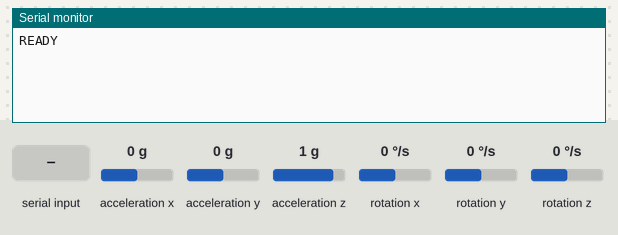
The sketch below on a simulated ESP32. Shown: the last lines printed to the serial monitor. Wiring (inferred from the names in the program): MPU-6050 motion sensor at I2C address 0x68. Inputs (shaded band) come from the test bench; at power-on: acceleration x 0 g, acceleration y 0 g, acceleration z 1 g, rotation x 0 °/s, rotation y 0 °/s, rotation z 0 °/s.

Above: at 1.7 s.
1.8 s: "s" received over Serial
At 2.4 s:
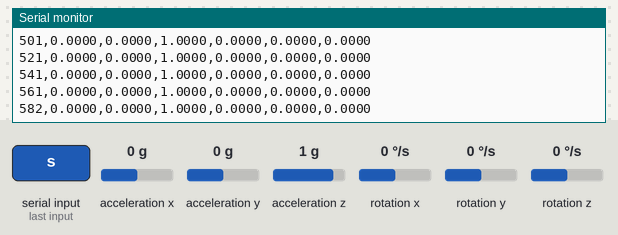
3.3 s: acceleration x set to -1.4 g
At 4.1 s:
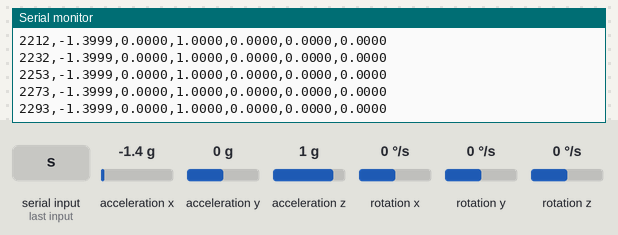
4.8 s: acceleration y set to -1.4 g
At 5.4 s:
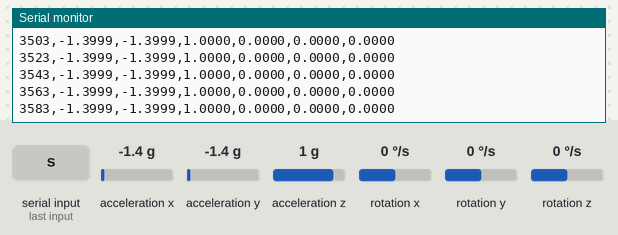
6.3 s: acceleration z set to -1.4 g
At 7.2 s:
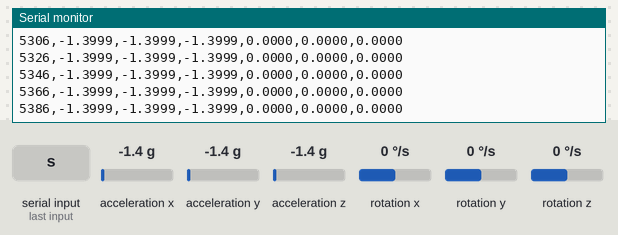
7.8 s: rotation x set to -192 °/s
At 8.6 s:
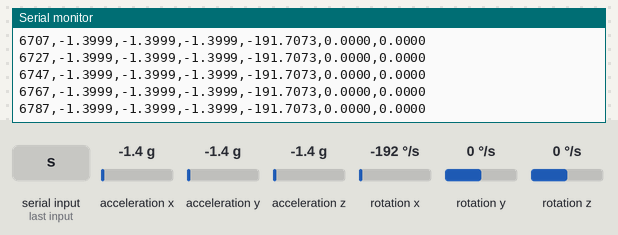
9.3 s: rotation y set to -192 °/s
At 9.9 s:
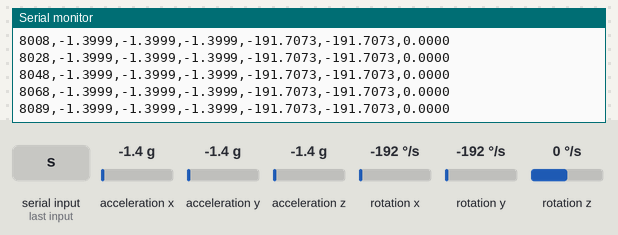
Timing chart, 0 to 11.8 s (numbered marks = the images above; inputs shaded):
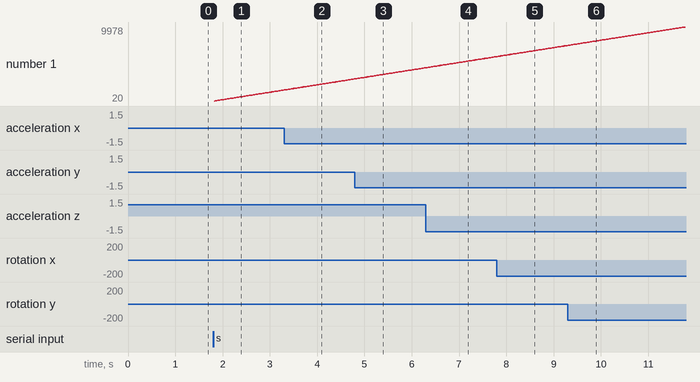

The sketch:

collect_mode.ino
```cpp
// 데이터 수집 전용 펌웨어 (WiFi 없음, Serial로 CSV 스트리밍)
// 호스트(collect_session.py)가 's' 1바이트를 보내면 그 순간을 t=0으로 잡고
// 이후 50Hz(20ms)로 MPU6050 원시값을 CSV 한 줄씩 출력한다.
// 라인 포맷: t_ms,ax,ay,az,gx,gy,gz

#include <Wire.h>

#define MPU_ADDR 0x68
#define SDA_PIN 5
#define SCL_PIN 6
#define SAMPLE_INTERVAL_MS 20  // 50Hz

unsigned long t0 = 0;
unsigned long lastSampleMs = 0;
bool started = false;

void setup() {
  Serial.begin(115200);
  delay(500);

  Wire.begin(SDA_PIN, SCL_PIN);
  Wire.beginTransmission(MPU_ADDR);
  Wire.write(0x6B);
  Wire.write(0);
  Wire.endTransmission();

  // 측정 범위를 시연 펌웨어(postureAlert.ino)와 맞춘다 — 기본값(±2g/±250°/s)은 충격·회전이 잘림
  Wire.beginTransmission(MPU_ADDR);
  Wire.write(0x1C);   // 가속도 범위 설정 레지스터
  Wire.write(0x18);   // ±16g
  Wire.endTransmission();
  Wire.beginTransmission(MPU_ADDR);
  Wire.write(0x1B);   // 자이로 범위 설정 레지스터
  Wire.write(0x18);   // ±2000°/s
  Wire.endTransmission();

  Serial.println("READY");
}

void readMpu(float &ax, float &ay, float &az, float &gx, float &gy, float &gz) {
  Wire.beginTransmission(MPU_ADDR);
  Wire.write(0x3B);
  Wire.endTransmission(false);
  Wire.requestFrom(MPU_ADDR, 14);

  int16_t ax_raw = Wire.read() << 8 | Wire.read();
  int16_t ay_raw = Wire.read() << 8 | Wire.read();
  int16_t az_raw = Wire.read() << 8 | Wire.read();
  Wire.read(); Wire.read();  // temperature, 사용 안 함
  int16_t gx_raw = Wire.read() << 8 | Wire.read();
  int16_t gy_raw = Wire.read() << 8 | Wire.read();
  int16_t gz_raw = Wire.read() << 8 | Wire.read();

  ax = ax_raw / 2048.0;   // g 단위 (±16g 기준: 2048 = 1g)
  ay = ay_raw / 2048.0;
  az = az_raw / 2048.0;
  gx = gx_raw / 16.4;     // deg/s (±2000°/s 기준: 16.4 = 1°/s)
  gy = gy_raw / 16.4;
  gz = gz_raw / 16.4;
}

void loop() {
  if (!started) {
    if (Serial.available() > 0 && Serial.read() == 's') {
      started = true;
      t0 = millis();
      lastSampleMs = t0;
    }
    return;
  }

  unsigned long now = millis();
  if (now - lastSampleMs < SAMPLE_INTERVAL_MS) {
    return;
  }
  lastSampleMs = now;

  float ax, ay, az, gx, gy, gz;
  readMpu(ax, ay, az, gx, gy, gz);

  Serial.printf("%lu,%.4f,%.4f,%.4f,%.4f,%.4f,%.4f\n",
                now - t0, ax, ay, az, gx, gy, gz);
}
```

Measured:
- after the input at 1.8 s, the serial monitor: prints a new line at once (image 1)
